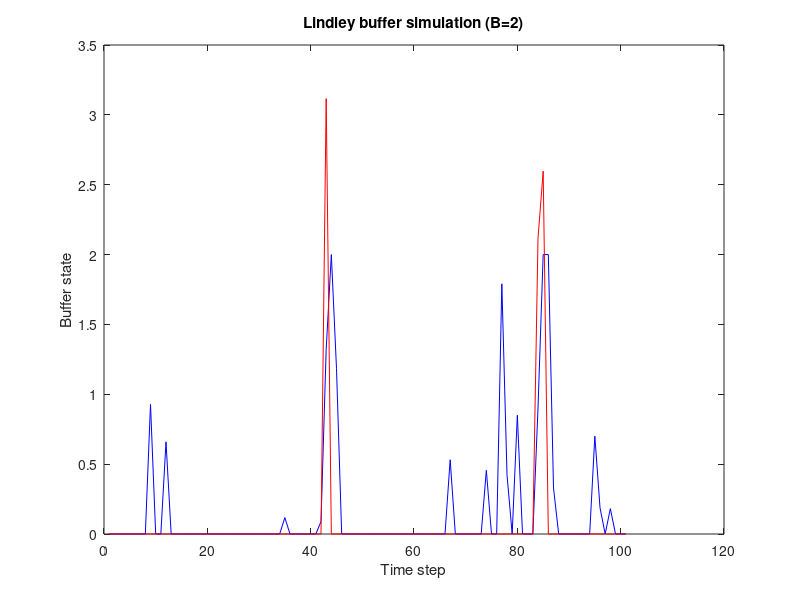

Here is the MATLAB script that generated this plot:
% Parameters
c = 2; % kapacita
velkost_buffra = 2; 
T = 100; % čas
priemerPrichodov = 1;

a = exprnd(priemerPrichodov, [1, T]); % prichadzajuce pakety
pr = mean(a);
% Initialize the buffer
q = zeros(1, T+1);
q(1) = 0;
vyhodene = zeros(1,T+1);

% Simulacia buffra
for t = 1:T
    % buffer
    q(t+1) = min(max(q(t) + a(t) - c, 0), velkost_buffra);

    % zahodene pakety
    je_viac = max(q(t) + a(t) - c, 0);
    if je_viac > velkost_buffra
        vyhodene(t) = max(q(t) + a(t) - c, 0);
    end
end


plot(q,'b');
hold on
plot(vyhodene,'r');
hold off
xlabel('Time step');
ylabel('Buffer state');
title(sprintf('Lindley buffer simulation (B=%d)', velkost_buffra));



